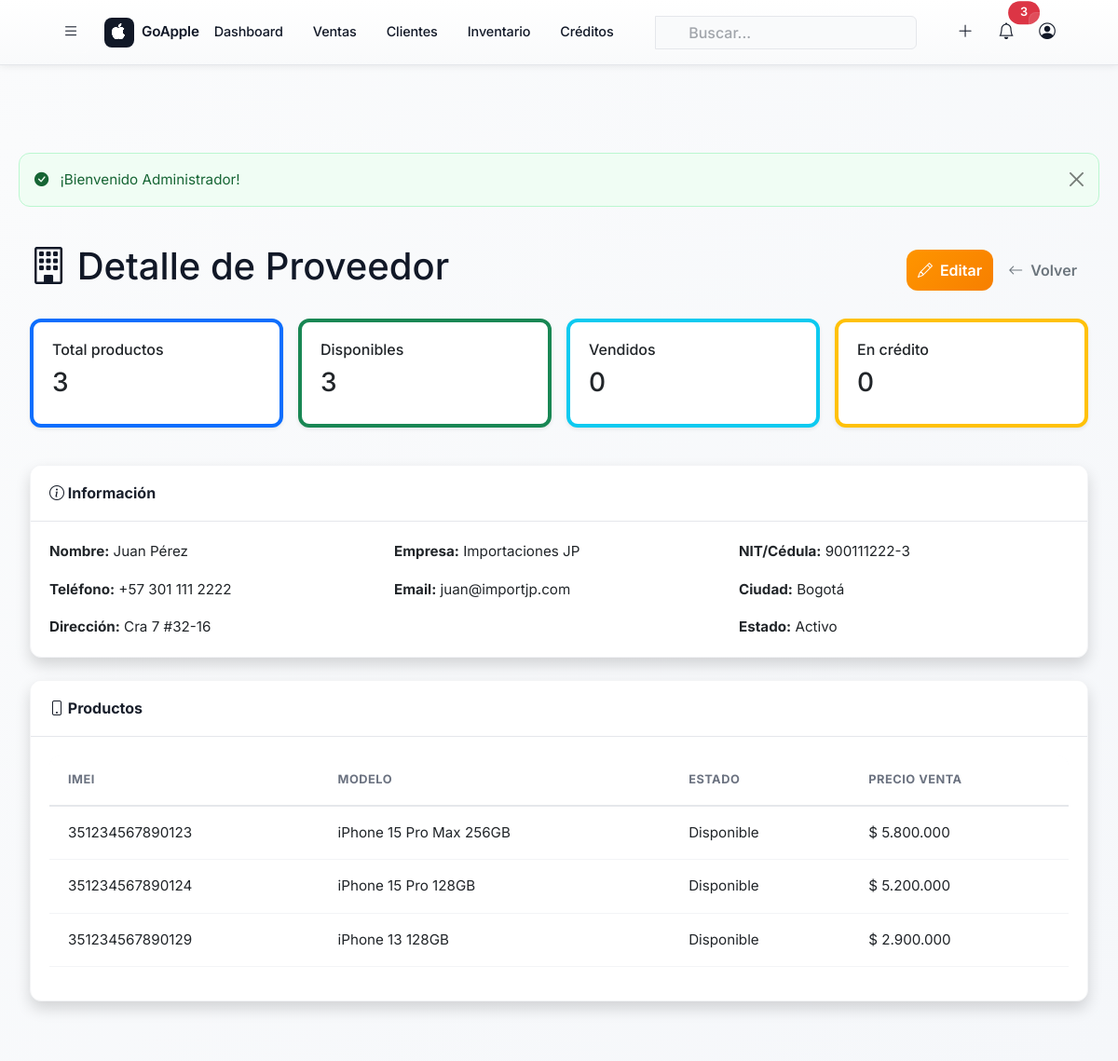
Screenshot of /views/proveedores/ver.php?id=1 (signed in) with the database file from the repository.
### tables this page shows
CREATE TABLE proveedores (
    id INT AUTO_INCREMENT PRIMARY KEY,
    nombre VARCHAR(100) NOT NULL,
    empresa VARCHAR(150),
    nit_cedula VARCHAR(20) NOT NULL UNIQUE,
    telefono VARCHAR(20),
    email VARCHAR(100),
    direccion TEXT,
    ciudad VARCHAR(100),
    pais VARCHAR(100) DEFAULT 'Colombia',
    estado ENUM('activo', 'inactivo') DEFAULT 'activo',
    fecha_registro TIMESTAMP DEFAULT CURRENT_TIMESTAMP,
    INDEX idx_nit (nit_cedula),
    INDEX idx_estado (estado)
);

CREATE TABLE iphones (
    id INT AUTO_INCREMENT PRIMARY KEY,
    modelo VARCHAR(100) NOT NULL,
    capacidad VARCHAR(20) NOT NULL,
    color VARCHAR(50) NOT NULL,
    condicion ENUM('nuevo', 'usado') DEFAULT 'nuevo',
    estado_bateria INT DEFAULT 100 COMMENT 'Porcentaje de salud de batería',
    imei VARCHAR(20) NOT NULL UNIQUE,
    proveedor_id INT,
    precio_compra DECIMAL(15,2) NOT NULL,
    precio_venta DECIMAL(15,2) NOT NULL,
    estado ENUM('disponible', 'vendido', 'en_credito', 'apartado') DEFAULT 'disponible',
    fecha_ingreso TIMESTAMP DEFAULT CURRENT_TIMESTAMP,
    fecha_venta TIMESTAMP NULL,
    observaciones TEXT,
    INDEX idx_imei (imei),
    INDEX idx_estado (estado),
    INDEX idx_modelo (modelo),
    FOREIGN KEY (proveedor_id) REFERENCES proveedores(id) ON DELETE SET NULL
);

### config/env.php (called while the page is built)
<?php
return [
    'DB_HOST' => 'localhost',
    'DB_NAME' => 'goapple_pos',
    'DB_USER' => 'root',
    'DB_PASS' => '',
    'DB_CHARSET' => 'utf8mb4',
    'APP_DEBUG' => true,
    'APP_URL' => 'http://goapple.test',
    'APP_TIMEZONE' => 'America/Bogota',
];

### config/database.php (called while the page is built, shortened)
<?php
class Database {
    private static $instance = null;
    private $conn;
    private $host;
    private $db_name;
    private $username;
    private $password;
    private $charset;
    private function __construct() {
        $env = require __DIR__ . '/env.php';
        $this->host = $env['DB_HOST'];
        $this->db_name = $env['DB_NAME'];
        $this->username = $env['DB_USER'];
        $this->password = $env['DB_PASS'];
        $this->charset = $env['DB_CHARSET'];
    }
    public static function getInstance() {
        if (self::$instance === null) {
            self::$instance = new self();
        }
        return self::$instance;
    }
    private function connect() {
        $this->conn = null;
        try {
            $dsn = "mysql:host=" . $this->host . ";dbname=" . $this->db_name . ";charset=" . $this->charset;
            $options = [
                PDO::ATTR_ERRMODE => PDO::ERRMODE_EXCEPTION,
                PDO::ATTR_DEFAULT_FETCH_MODE => PDO::FETCH_ASSOC,
                PDO::ATTR_EMULATE_PREPARES => false,
                PDO::MYSQL_ATTR_INIT_COMMAND => "SET NAMES utf8mb4"
            ];
            $this->conn = new PDO($dsn, $this->username, $this->password, $options);
        } catch(PDOException $e) {
            error_log("Error de conexión: " . $e->getMessage());
            die("Error de conexión a la base de datos. Por favor contacte al administrador.");
        }
    }
    public function getConnection() {
        return $this->conn;
    }
}

### models/Proveedor.php (called while the page is built, shortened)
<?php
require_once __DIR__ . '/../config/database.php';
class Proveedor {
    private $conn;
    private $table = 'proveedores';
    public function __construct() {
        $database = Database::getInstance();
        $this->conn = $database->getConnection();
    }
    public function obtenerPorId($id) {
        $query = "SELECT * FROM " . $this->table . " WHERE id = :id LIMIT 1";
        $stmt = $this->conn->prepare($query);
        $stmt->bindParam(':id', $id);
        $stmt->execute();
        if ($stmt->rowCount() > 0) {
            return $stmt->fetch();
        }
        return null;
    }
    public function obtenerProductos($proveedor_id) {
        $query = "SELECT * FROM iphones WHERE proveedor_id = :proveedor_id ORDER BY fecha_ingreso DESC";
        $stmt = $this->conn->prepare($query);
        $stmt->bindParam(':proveedor_id', $proveedor_id);
        $stmt->execute();
        return $stmt->fetchAll();
    }
    public function obtenerEstadisticas($proveedor_id) {
        $query = "SELECT
                    COUNT(*) as total_productos,
                    SUM(CASE WHEN estado = 'disponible' THEN 1 ELSE 0 END) as disponibles,
                    SUM(CASE WHEN estado = 'vendido' THEN 1 ELSE 0 END) as vendidos,
                    SUM(CASE WHEN estado = 'en_credito' THEN 1 ELSE 0 END) as en_credito,
                    SUM(precio_compra) as total_invertido,
                    SUM(CASE WHEN estado = 'vendido' THEN precio_venta ELSE 0 END) as total_vendido
                  FROM iphones
                  WHERE proveedor_id = :proveedor_id";
        $stmt = $this->conn->prepare($query);
        $stmt->bindParam(':proveedor_id', $proveedor_id);
        $stmt->execute();
        return $stmt->fetch();
    }
}

### config/config.php (called while the page is built, shortened)
<?php
function formatearMoneda($valor) {
    return MONEDA_SIMBOLO . ' ' . number_format((float)$valor, MONEDA_DECIMALES, ',', '.');
}

### views/proveedores/ver.php (the view, shortened to what this page needs)
<?php
require_once __DIR__ . '/../../config/config.php';
require_once __DIR__ . '/../../models/Proveedor.php';
$model = new Proveedor();
$id = intval($_GET['id'] ?? 0);
$proveedor = $model->obtenerPorId($id);
$stats = $model->obtenerEstadisticas($id);
$productos = $model->obtenerProductos($id);
include __DIR__ . '/../layouts/header.php';
?>
<div class="container-fluid py-4">
    <div class="d-flex justify-content-between align-items-center mb-4">
        <h1><i class="bi bi-building"></i> Detalle de Proveedor</h1>
        <div>
            <a href="<?php echo BASE_URL; ?>/views/proveedores/editar.php?id=<?php echo $id; ?>" class="btn btn-warning">
                <i class="bi bi-pencil"></i> Editar
            </a>
            <a href="<?php echo BASE_URL; ?>/views/proveedores/lista.php" class="btn btn-outline-secondary">
                <i class="bi bi-arrow-left"></i> Volver
            </a>
        </div>
    </div>
    <div class="row g-3 mb-4">
        <div class="col-md-3"><div class="card border-start border-primary border-4 shadow-sm"><div class="card-body"><h6>Total productos</h6><h3><?php echo $stats['total_productos']; ?></h3></div></div></div>
        <div class="col-md-3"><div class="card border-start border-success border-4 shadow-sm"><div class="card-body"><h6>Disponibles</h6><h3><?php echo $stats['disponibles']; ?></h3></div></div></div>
        <div class="col-md-3"><div class="card border-start border-info border-4 shadow-sm"><div class="card-body"><h6>Vendidos</h6><h3><?php echo $stats['vendidos']; ?></h3></div></div></div>
        <div class="col-md-3"><div class="card border-start border-warning border-4 shadow-sm"><div class="card-body"><h6>En crédito</h6><h3><?php echo $stats['en_credito']; ?></h3></div></div></div>
    </div>
    <div class="card shadow mb-4">
        <div class="card-header bg-white">
            <h5 class="mb-0"><i class="bi bi-info-circle"></i> Información</h5>
        </div>
        <div class="card-body">
            <div class="row g-3">
                <div class="col-md-4"><strong>Nombre:</strong> <?php echo htmlspecialchars($proveedor['nombre']); ?></div>
                <div class="col-md-4"><strong>Empresa:</strong> <?php echo htmlspecialchars($proveedor['empresa']); ?></div>
                <div class="col-md-4"><strong>NIT/Cédula:</strong> <?php echo htmlspecialchars($proveedor['nit_cedula']); ?></div>
                <div class="col-md-4"><strong>Teléfono:</strong> <?php echo htmlspecialchars($proveedor['telefono']); ?></div>
                <div class="col-md-4"><strong>Email:</strong> <?php echo htmlspecialchars($proveedor['email']); ?></div>
                <div class="col-md-4"><strong>Ciudad:</strong> <?php echo htmlspecialchars($proveedor['ciudad']); ?></div>
                <div class="col-md-8"><strong>Dirección:</strong> <?php echo htmlspecialchars($proveedor['direccion']); ?></div>
                <div class="col-md-4"><strong>Estado:</strong> <?php echo ucfirst($proveedor['estado']); ?></div>
            </div>
        </div>
    </div>
    <div class="card shadow">
        <div class="card-header bg-white">
            <h5 class="mb-0"><i class="bi bi-phone"></i> Productos</h5>
        </div>
        <div class="card-body">
            <div class="table-responsive">
                <table class="table table-sm">
                    <thead>
                        <tr>
                            <th>IMEI</th>
                            <th>Modelo</th>
                            <th>Estado</th>
                            <th>Precio Venta</th>
                        </tr>
                    </thead>
                    <tbody>
                        <?php if (empty($productos)): ?>
                            <tr><td colspan="4" class="text-center text-muted">Sin productos</td></tr>
                        <?php else: ?>
                            <?php foreach ($productos as $prod): ?>
                                <tr>
                                    <td><?php echo htmlspecialchars($prod['imei']); ?></td>
                                    <td><?php echo htmlspecialchars($prod['modelo'] . ' ' . $prod['capacidad']); ?></td>
                                    <td><?php echo ucfirst(str_replace('_', ' ', $prod['estado'])); ?></td>
                                    <td><?php echo formatearMoneda($prod['precio_venta']); ?></td>
                                </tr>
                            <?php endforeach; ?>
                        <?php endif; ?>
                    </tbody>
                </table>
            </div>
        </div>
    </div>
</div>
<?php include __DIR__ . '/../layouts/footer.php'; ?>

### assets/css/style.css (style rules this page uses)
:root { --apple-blue: #0071e3; --apple-blue-light: #5eb3f6; --apple-blue-dark: #0056b3; --apple-green: #34c759; --apple-orange: #ff9500; --apple-red: #ff3b30; --apple-cyan: #00b4d8; --apple-purple: #af52de; --apple-pink: #ff2d55; --gray-0: #ffffff; --gray-50: #f9fafb; --gray-100: #f3f4f6; --gray-200: #e5e7eb; --gray-300: #d1d5db; --gray-400: #9ca3af; --gray-500: #6b7280; --gray-600: #4b5563; --gray-700: #374151; --gray-800: #1f2937; --gray-900: #111827; --shadow-xs: 0 1px 2px 0 rgba(0, 0, 0, 0.05); --shadow-sm: 0 1px 3px 0 rgba(0, 0, 0, 0.1), 0 1px 2px 0 rgba(0, 0, 0, 0.06); --shadow-md: 0 4px 6px -1px rgba(0, 0, 0, 0.1), 0 2px 4px -1px rgba(0, 0, 0, 0.06); --shadow-lg: 0 10px 15px -3px rgba(0, 0, 0, 0.1), 0 4px 6px -2px rgba(0, 0, 0, 0.05); --shadow-xl: 0 20px 25px -5px rgba(0, 0, 0, 0.1), 0 10px 10px -5px rgba(0, 0, 0, 0.04); --shadow-2xl: 0 25px 50px -12px rgba(0, 0, 0, 0.25); --duration-fast: 100ms; --duration-base: 200ms; --duration-slow: 300ms; --easing: cubic-bezier(0.4, 0, 0.2, 1); }
* { margin: 0; padding: 0; box-sizing: border-box; }
html { scroll-behavior: smooth; -webkit-font-smoothing: antialiased; -moz-osx-font-smoothing: grayscale; }
body { font-family: 'Inter', -apple-system, BlinkMacSystemFont, 'Segoe UI', 'Helvetica Neue', Helvetica, Arial, sans-serif; font-size: 0.95rem; line-height: 1.6; color: var(--gray-900); background: linear-gradient(135deg, #fafbfc 0%, #f5f7fa 100%); min-height: 100vh; transition: background-color var(--duration-base) var(--easing); }
.btn { border-radius: 12px; font-weight: 600; transition: all var(--duration-base) var(--easing); border: none; }
.btn-warning { background: var(--apple-orange); color: white; }

### assets/css/mobile.css (style rules this page uses)
:root { --transition-fast: 100ms cubic-bezier(0.4, 0, 0.2, 1); --transition-base: 200ms cubic-bezier(0.4, 0, 0.2, 1); --transition-slow: 300ms cubic-bezier(0.4, 0, 0.2, 1); }
html, body { -webkit-text-size-adjust: 100%; -webkit-font-smoothing: antialiased; -moz-osx-font-smoothing: grayscale; }
body { overflow-x: hidden; }
.table-responsive { border-radius: 12px; overflow: hidden; background: white; }
.table { border-collapse: collapse; width: 100%; }
.table thead { background: #f9fafb; border-bottom: 2px solid #e5e7eb; }
.table th { padding: 1rem 1.25rem; text-align: left; font-size: 0.8rem; font-weight: 700; color: #6b7280; text-transform: uppercase; letter-spacing: 0.5px; }
.table td { padding: 1rem 1.25rem; border-bottom: 1px solid #f3f4f6; }
.btn { border-radius: 12px; font-weight: 600; transition: all var(--transition-base); border: none; cursor: pointer; display: inline-flex; align-items: center; justify-content: center; gap: 0.5rem; min-height: 44px; font-size: 1rem; }
.btn-warning { background: linear-gradient(135deg, #ff9500 0%, #f77f00 100%); color: white; }
.card { background: white; border-radius: 12px; border: 1px solid #f3f4f6; box-shadow: 0 1px 3px rgba(0, 0, 0, 0.05); overflow: hidden; margin-bottom: 1rem; transition: all var(--transition-base); }
.card-header { background: #f9fafb; border-bottom: 1px solid #e5e7eb; padding: 1.25rem; }
.card-header h5 { margin: 0; font-size: 1rem; font-weight: 700; color: #1a202c; }
.card-body { padding: 1.25rem; }

### rows the page displays
proveedores: nombre "Juan Pérez", empresa "Importaciones JP", nit_cedula "900111222-3", telefono "+57 301 111 2222", email "juan@importjp.com", ciudad "Bogotá", direccion "Cra 7 #32-16", estado "Activo"
iphones: imei "351234567890123", modelo+capacidad "iPhone 15 Pro Max 256GB", estado "Disponible", precio_venta "$ 5.800.000"
iphones: imei "351234567890124", modelo+capacidad "iPhone 15 Pro 128GB", estado "Disponible", precio_venta "$ 5.200.000"
iphones: imei "351234567890129", modelo+capacidad "iPhone 13 128GB", estado "Disponible", precio_venta "$ 2.900.000"

### other values shown
$flash['mensaje'] "¡Bienvenido Administrador!"
$stats['total_productos'] "3"
$stats['disponibles'] "3"
$stats['vendidos'] "0"
$stats['en_credito'] "0"
